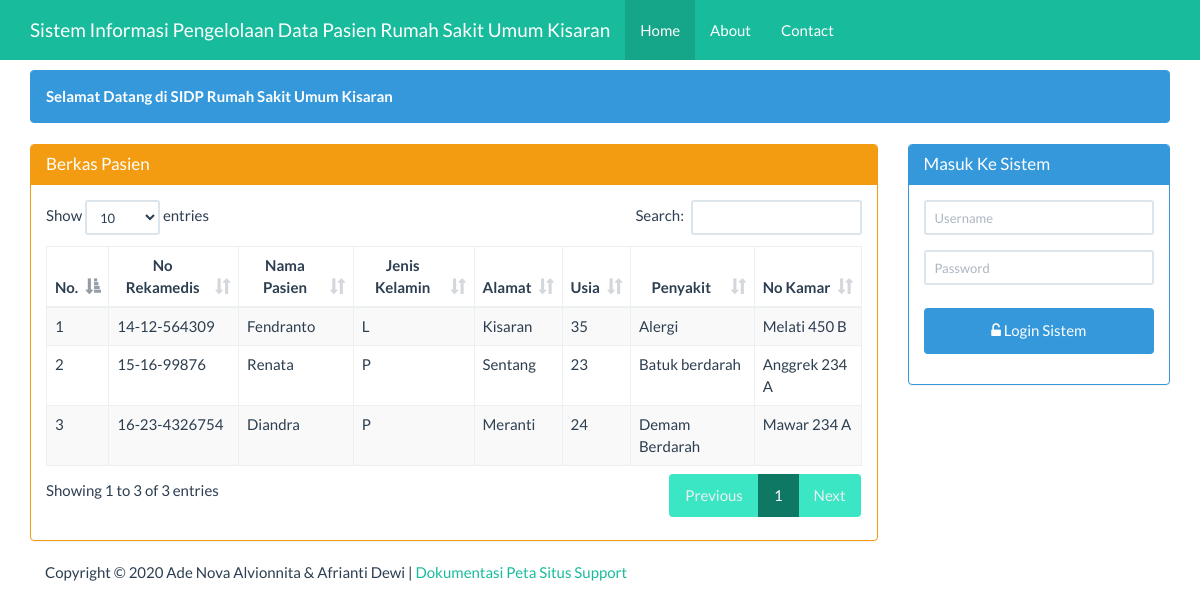
The page / on the database its author committed.
### tables this page shows
CREATE TABLE `tbpasien` (
  `idpasien` int(10) NOT NULL,
  `no_rm` varchar(50) NOT NULL,
  `namapasien` varchar(100) NOT NULL,
  `tanggallahir` date NOT NULL,
  `jeniskelamin` enum('L','P') NOT NULL,
  `alamatpasien` varchar(100) NOT NULL,
  `usia` int(10) NOT NULL,
  `penyakit` varchar(50) NOT NULL,
  `noruangan` varchar(15) NOT NULL
);

### beranda.php (the view, shortened to what this page needs)
<div class="container">
    <div class="row">
        <div class ="col-xs-12">
            <div class="alert alert-info">
                <strong>Selamat Datang di SIDP Rumah Sakit Umum Kisaran</strong>
            </div>
        </div>
    </div>
    <div class="row">
        <div class="col-sm-9 col-xs-12">
            <div class="panel panel-warning">
                <div class="panel-heading">
                    <h3 class="panel-title">Berkas Pasien</h3>
                </div>
                <div class="panel-body">
                     <table id="dtskripsi" class="table table-bordered table-striped table-hover">
                        <thead>
                            <tr>
                                <th>No.</th><th><center>No Rekamedis</center></th><th><center>Nama Pasien</center></th><th><center>Jenis Kelamin</center></th><th><center>Alamat</center></th><th><center>Usia</center></th><th><center>Penyakit</center></th><th><center>No Kamar</center></th>
                            </tr>
                        </thead>
                        <tbody>
                            <?php
                            $sql = "SELECT * FROM tbpasien";
                            $query = mysqli_query($koneksi, $sql) or die("SQL Anda Salah");
                            $nomor = 0;
                            while ($data = mysqli_fetch_array($query)) {
                                $nomor++;
                                ?>
                                <tr>
                                    <td><?= $nomor ?></td>
                                    <td><?= $data['no_rm'] ?></td>
                                    <td><?= $data['namapasien'] ?></td>
                                    <td><?= $data['jeniskelamin'] ?></td>
                                    <td><?= $data['alamatpasien'] ?></td>
									<td><?= $data['usia'] ?></td>
									<td><?= $data['penyakit'] ?></td>
									<td><?= $data['noruangan'] ?></td>
                                </tr>
                            <?php } ?>
                        </tbody>
                    </table>
                </div>
            </div>
        </div>
        <div class="col-sm-3 col-xs-12">
            <?php if (isset($_SESSION['username'])) { ?>
            <div class="alert alert-danger">
                <strong>Welcome <?=$_SESSION['nama']?></strong>
            </div>
            <?php
           } else { ?>
            <div class="panel panel-info">
                <div class="panel-heading">
                    <h3 class="panel-title">Masuk Ke Sistem</h3>
                </div>
                <div class="panel-body">
                    <form class="form-horizontal" action="proses_login.php" method="post">
                        <div class="form-group">
                            <div class="col-sm-12">
                                <input type="text" name="user" class="form-control input-sm"
                                   placeholder="Username" required="" autocomplete="off"/>
                            </div>
                        </div>
                        <div class="form-group">
                            <div class="col-sm-12">
                                <input type="password" name="pwd" class="form-control input-sm"
                                   placeholder="Password" required="" autocomplete="off"/>
                            </div>
                        </div>
                        <div class="form-group">
                            <div class="col-sm-12">
                                <button type="submit" name="login" value="login"
                                        class="btn btn-info btn-block"><span class="fa fa-unlock-alt"></span>
                                    Login Sistem
                                </button>
                            </div>
                    </form>
                </div>
            </div>
        </div>
            <?php } ?>
    </div>
</div>

### index.php (shortened to what this page needs)
<!DOCTYPE html>
<html>
    <head>
        <link href="Assets/css/bootstrap.min.css" rel="stylesheet" type="text/css"/>
        <link href="Assets/css/dataTables.bootstrap.min.css" rel="stylesheet" type="text/css"/>
        <link href="Assets/font-awesome-4.5.0/css/font-awesome.min.css" rel="stylesheet" type="text/css"/>
    </head>
    <body>
        <?php
        require 'menu.php';
        ?>
        <?php
        require 'content.php';
        ?>
        <?php
        require 'footer.php';
        ?>
    </body>
    </html>

### menu.php (shortened to what this page needs)
<nav class="navbar navbar-inverse navbar-fixed-top">
    <div class="container">
        <div class="navbar-header">
            <a class="navbar-brand" href="?page=utama"><marquee bgcolor ="blue" width ="500" >Sistem Informasi Pengelolaan Data Pasien Rumah Sakit Umum Kisaran</marquee></a>
        </div>
        <div id="navbar" class="navbar-collapse collapse">
            <ul class="nav navbar-nav">
                <li class="active"><a href="#">Home</a></li>
                <li><a href="?page=about&actions=tampil">About</a></li>
                <li><a href="?page=kontak&actions=tampil">Contact</a></li>
            </ul>
        </div>
    </div>
</nav>

### content.php (shortened to what this page needs)
<?php
@$page=$_GET['page'];
if(empty ($page)){
    require 'beranda.php';
}

### footer.php
<div class="container">
    <div class="row">
        <div class="col-xs-12">
            Copyright &COPY; <?= date('Y')?> Ade Nova Alvionnita & Afrianti Dewi |
            <a href="#">Dokumentasi</a>
            <a href="#">Peta Situs</a>
            <a href="#">Support</a>
        </div>
    </div>
</div>

### index.php (style rules this page uses)
body { margin-top:70px; }
button { background-color: #ff9966; color: white; padding: 14px 20px; margin: 8px 0; border: none; cursor: pointer; width: 100%; }

### rows shown on the page
tbpasien: no_rm "14-12-564309", namapasien "Fendranto", jeniskelamin "L", alamatpasien "Kisaran", usia "35", penyakit "Alergi", noruangan "Melati 450 B"
tbpasien: no_rm "15-16-99876", namapasien "Renata", jeniskelamin "P", alamatpasien "Sentang", usia "23", penyakit "Batuk berdarah", noruangan "Anggrek 234 A"
tbpasien: no_rm "16-23-4326754", namapasien "Diandra", jeniskelamin "P", alamatpasien "Meranti", usia "24", penyakit "Demam Berdarah", noruangan "Mawar 234 A"
